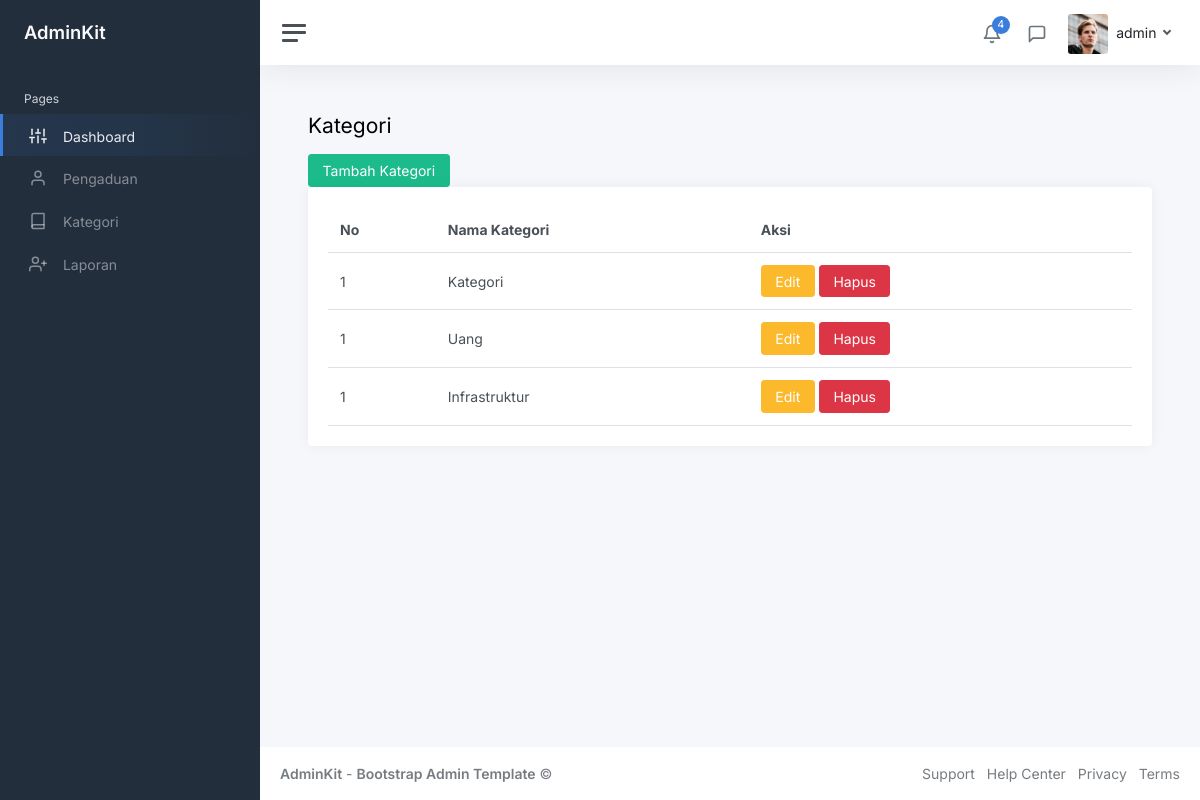
Page /admin/kategori.php (signed in) on the earlier database version.
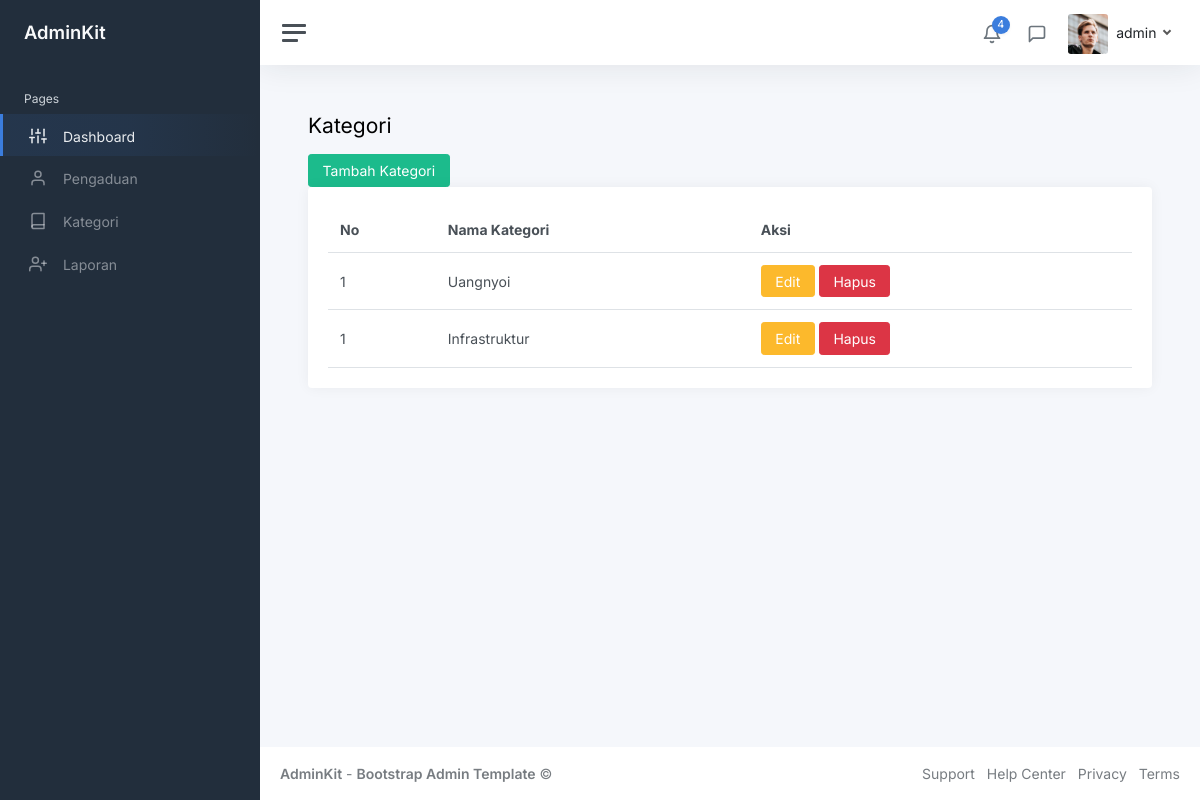
Same page on the later database version.
### tables this page shows
CREATE TABLE `kategori` (
  `id` int(11) NOT NULL,
  `nama` varchar(255) NOT NULL
);

### admin/kategori.php (the view, shortened to what the changed rows need)
<?php
include '../koneksi.php';
?>
<!DOCTYPE html>
<html lang="en">
<head>
	<link href="../assets/css/app.css" rel="stylesheet">
</head>
<body>
	<div class="wrapper">
		<div class="main">
			<main class="content">
				<div class="container-fluid p-0">
					<div class="mb-3">
						<h1 class="h3 d-inline align-middle">Kategori</h1>
					</div>
					<div class="row">
                        <div class="col-12 col-lg-12">
                            <div class="card">
								<div class="card-body">
                                <table class="table table-hover my-0">
									<thead>
										<tr>
											<th>No</th>
											<th>Nama Kategori</th>
											<th>Aksi</th>
										</tr>
									</thead>
									<tbody>
                                    <?php
                                        $no = 1;
                                        $tampil = mysqli_query($koneksi, "SELECT * FROM kategori");
                                        while($data = mysqli_fetch_array($tampil)):
                                    ?>
										<tr>
											<td><?= $no ?></td>
											<td><?= $data['nama'] ?></td>
											<td>
                                                <a href="" class="btn btn-warning">Edit</a>
                                                <a href="" class="btn btn-danger">Hapus</a>
                                            </td>
										</tr>
                                        <?php
                                            endwhile;
                                        ?>
									</tbody>
								</table>
								</div>
							</div>
                        </div>
                    </div>
				</div>
			</main>
		</div>
	</div>
</body>
</html>

Differences in the rows shown:
removed kategori: nama "Kategori"
changed kategori: nama "Uang" → "Uangnyoi"
